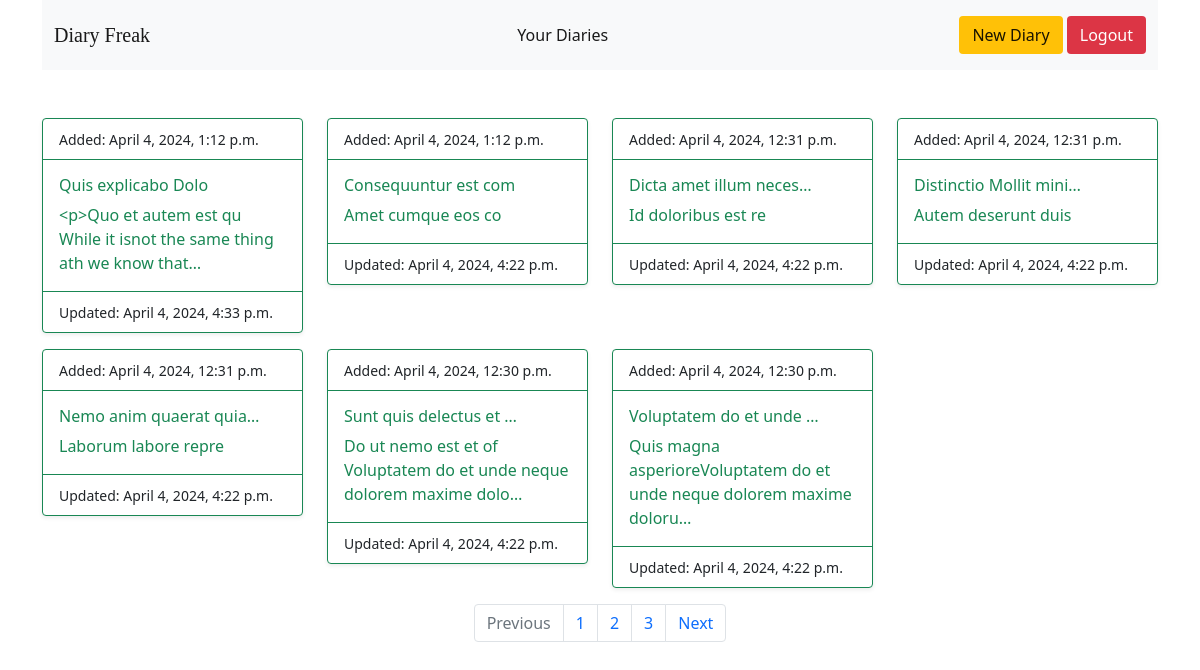
Screenshot of /diary (signed in) with the database file from the repository.
### Diary/models.py (models this page shows, shortened)
class Diary(models.Model):
    owner = models.ForeignKey(get_user_model(), related_name="diaries", on_delete=models.CASCADE)
    title = models.CharField(max_length=200)
    body = RichTextField()
    datecreated = models.DateTimeField(auto_now_add=True)
    dateupdated = models.DateTimeField(auto_now=True, blank=True, null=True)
    class Meta:
        verbose_name_plural = 'Diaries'
        ordering = ('-datecreated',)

### Diary/views.py (the view)
# urls.py: path('', views.landingpage, name='index'),
@login_required(login_url='/login/')
def index(request):
    if request.user.is_authenticated:
        diaries = Diary.objects.filter(owner = request.user)
    else:
        diaries = None
    return render(request, 'index.html', {'mydiaries' : diaries})

### templates/index.html
{% extends "base.html" %}
{% block body %}
 <div class="row row-cols-1 row-cols-sm-2 row-cols-md-3 row-cols-lg-4">
    {% for diary in mydiaries  %}
   <div class="col">
    <a href="{% url 'open_diary' diary.id %}" class="text-decoration-none ">
    <div class="card shadow-sm border-success mb-3 " >
        <div class="card-header bg-transparent border-success text-dark"><small>Added: {{diary.datecreated}}</small></div>
        <div class="card-body text-success">
          <h6 class="card-title">{{diary.title|truncatechars:"23"}}</h6>
          <p class="card-text">{{diary.body |truncatechars:"70"}}</p>
        </div>
        <div class="card-footer bg-transparent border-success text-dark"><small>Updated: {{diary.dateupdated}}</small></div>
      </div>
    </a>
   </div>
   {% endfor %}
    </div>
    <nav aria-label="Page navigation example">
        <ul class="pagination justify-content-center">
          <li class="page-item disabled">
            <a class="page-link">Previous</a>
          </li>
          <li class="page-item"><a class="page-link" href="#">1</a></li>
          <li class="page-item"><a class="page-link" href="#">2</a></li>
          <li class="page-item"><a class="page-link" href="#">3</a></li>
          <li class="page-item">
            <a class="page-link" href="#">Next</a>
          </li>
        </ul>
      </nav>
{% endblock body %}

### rows the page displays
Diary: datecreated "April 4, 2024, 1:12 p.m.", title "Quis explicabo Dolo", body "<p>Quo et autem est qu While it isnot the same thing ath we know that…", dateupdated "April 4, 2024, 4:33 p.m."
Diary: datecreated "April 4, 2024, 1:12 p.m.", title "Consequuntur est com", body "Amet cumque eos co", dateupdated "April 4, 2024, 4:22 p.m."
Diary: datecreated "April 4, 2024, 12:31 p.m.", title "Dicta amet illum neces…", body "Id doloribus est re", dateupdated "April 4, 2024, 4:22 p.m."
Diary: datecreated "April 4, 2024, 12:31 p.m.", title "Distinctio Mollit mini…", body "Autem deserunt duis", dateupdated "April 4, 2024, 4:22 p.m."
Diary: datecreated "April 4, 2024, 12:31 p.m.", title "Nemo anim quaerat quia…", body "Laborum labore repre", dateupdated "April 4, 2024, 4:22 p.m."
Diary: datecreated "April 4, 2024, 12:30 p.m.", title "Sunt quis delectus et …", body "Do ut nemo est et of Voluptatem do et unde neque dolorem maxime dolo…", dateupdated "April 4, 2024, 4:22 p.m."
Diary: datecreated "April 4, 2024, 12:30 p.m.", title "Voluptatem do et unde …", body "Quis magna asperioreVoluptatem do et unde neque dolorem maxime doloru…", dateupdated "April 4, 2024, 4:22 p.m."
